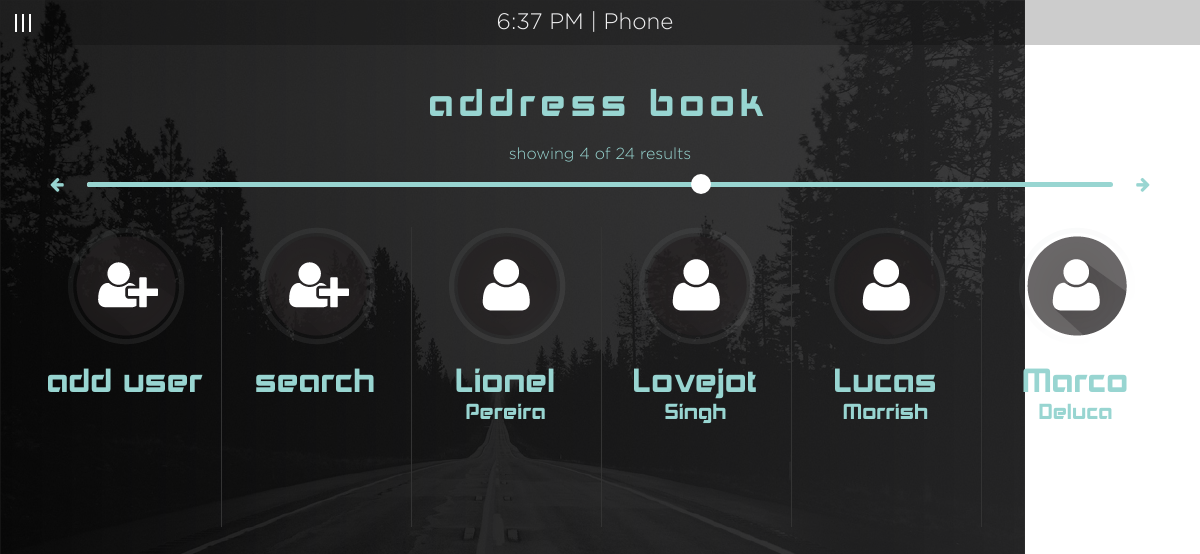
The page /index.php/phone/contacts/12 on the database its author committed.
### tables this page shows
CREATE TABLE tbl_contacts (
  contacts_id smallint(4) unsigned NOT NULL,
  contacts_fname varchar(150) NOT NULL,
  contacts_lname varchar(150) NOT NULL,
  contacts_img varchar(150) NOT NULL DEFAULT 'user_icon.png'
);

### index.php (called while the page is built, shortened)
<?php
require_once BASEPATH.'core/CodeIgniter.php';

### application/models/Dash_model.php (called while the page is built, shortened)
<?php
class Dash_model extends CI_Model {
	public function contacts($q,$limit, $offset){
		$this->db->order_by('contacts_fname');
		$sql = $this->db->get('tbl_contacts', $limit, $offset);
		return $sql->result_array();
	}
}

### application/views/phoneCenter/contacts.php (the view)
<div id="topClock" class="text-center"><span id="topClockTime"></span> | <?php echo $title;?></div>
<div id="container">
	<a href="<?php echo base_url()."index.php/phone/";?>"><img class="close" src="<?php echo base_url()."images/close_icon.png";?>"></a>
	<h2 id="addressbook" class="text-center userhead">address book</h2>
	<p class="text-center totalContact">showing <span id="showing">4</span> of <span id="total">24</span> results</p>
	<?php echo $this->pagination->create_links();?>
    <input id="resultSlider" type="range" min="1" value="1" max="6">
    <ul id="contactList" class="small-block-grid-6 columns contacts">
        <li><img class="navPic" src="<?php echo base_url().'images/adduser_icon.png';?>"><h2 class="contactName">add user</h2></li>
        <li><a href="<?php echo base_url()."index.php/phone/contactView";?>"><img class="navPic" src="<?php echo base_url().'images/adduser_icon.png';?>"><h2 class="contactName">search</h2></a></li>
        <?php foreach($contacts as $contact):?>
    		<li><img class="navPic profPic" src="<?php echo base_url().'images/'.$contact['contacts_img'];?>"><h2 class="contactName"><?php echo $contact['contacts_fname'];?></h2><p class="contactName"><?php echo $contact['contacts_lname'];?></p></li>
        <?php endforeach;?>
    </ul>
</div>

### css/main.css (style rules this page uses)
body { background: url('../images/background.png') no-repeat; }
h2 { color: #f1f1f2; }
p, a { color: #98d5d1; margin-bottom: 0; font-family: 'Gotham'; }
.userhead, .profile, h2.navOption { font-family: 'akashiregular'; color: #98d5d1; letter-spacing: 5px; }
.profPic { width: 118px; -moz-border-radius: 59px !important; -webkit-border-radius: 59px !important; }
.profPic, .navPic { display: block; margin: 0 auto; }
#topClock { width: 100%; height: 45px; background-color: rgba(255,255,255,0.5); margin-left: 45px; padding-top: 5px; padding-right: 120px; background-color: rgba(0,0,0,0.2); font-size: 1.4em; color: #f1f1f2; font-family: 'Gotham'; font-weight: 100; }
.contacts { width: 100%; margin-left: 1px; }
.contacts li { border-left: 1px solid #333333; height: 100%; }
.contacts li:first-child { border:none; }
.contactName { font-family: 'akashiregular'; color: #98d5d1; text-align: center; padding: 0; }
#addressbook { margin: 0 0 16px; padding: 8px; height: 50px; line-height: 1.12em; }
#contactList { margin-top: 25px; height: 300px; }
#resultSlider { -webkit-appearance: none; display: block; margin: 15px auto; width: 90%; border-radius: 10px; }
h2.contactName { font-size: 2em; margin: 0; padding-top: 20px; line-height: 1em; }
p.contactName { font-size: 1.3em; padding-top: 5px; line-height: 1em; }
.close { width: 60px; position: absolute; right: 50px; top: 80px; z-index: 99; }
#container { margin: 30px auto 0; width: 95%; }

### rows shown on the page
tbl_contacts: contacts_img (picture), contacts_fname "Lionel", contacts_lname "Pereira"
tbl_contacts: contacts_img (picture), contacts_fname "Lovejot", contacts_lname "Singh"
tbl_contacts: contacts_img (picture), contacts_fname "Lucas", contacts_lname "Morrish"
tbl_contacts: contacts_img (picture), contacts_fname "Marco", contacts_lname "Deluca"

### other values the page prints
$title "Phone"
